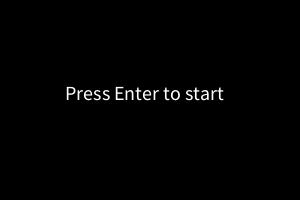
Frame 1 (no input)
Frame 60 (the mouse pressed at the canvas centre just before this capture): identical to frame 1, image omitted
Frame 120 (the mouse held since frame 60 and released just before this capture): identical to frame 1, image omitted

The Processing sketch that drew this single still picture (run headless with seeded random() and noise(); from frame 60 on, the mouse is pressed at the canvas centre):

// Processing sketch: sketch_12_2
// ── sketch_12_2.pde
int presses;
int noHolding = 0;
int time = 11000 + millis();
int timer;
int a = 0;

boolean endTime = false;
boolean restart = false;


void setup () {
  size (300, 200);
  background (0);
  textSize (20);
  text ("Press Enter to start", 65, 100);
}

void draw () {
  
  timer = time - millis();
  
  if (keyCode == 32 && endTime == false) {
    background (0, 255, 0);
    text (timer / 1000, 65, 100);
    println (timer / 1000);
    text (presses, 65, 120);
  }
  
  if (timer < 0) {
    endTime = true;
  } else if (time <= 10000) {
    endTime = false;
  }
  
  if (endTime == true) {
    background (255, 0, 0);
    text (presses, 65, 120);
    text ("Press Enter to restart.", 65, 100);
  } else if (endTime == false && restart == true) {
    background (0, 255, 0);
  }
  
  if (a < 1 && timer < 0) {
    a++;
  println ("your ending score is: " + presses + " Clicks.");
  }
}

void keyPressed () {
  
  while (noHolding == 0 && keyCode == 32 && timer > 0) {
  noHolding++;
  presses++;
  println (presses);
  }
  
  if (restart == true) {
    a = 0;
    restart = false;
    background (0, 255, 0);
    time = 11000 + millis();
    endTime = false;
    presses = 0;
  }
  
  if (keyCode == 10) {
    restart = true;
  }
}

void keyReleased () {
  noHolding = 0;
}

  
